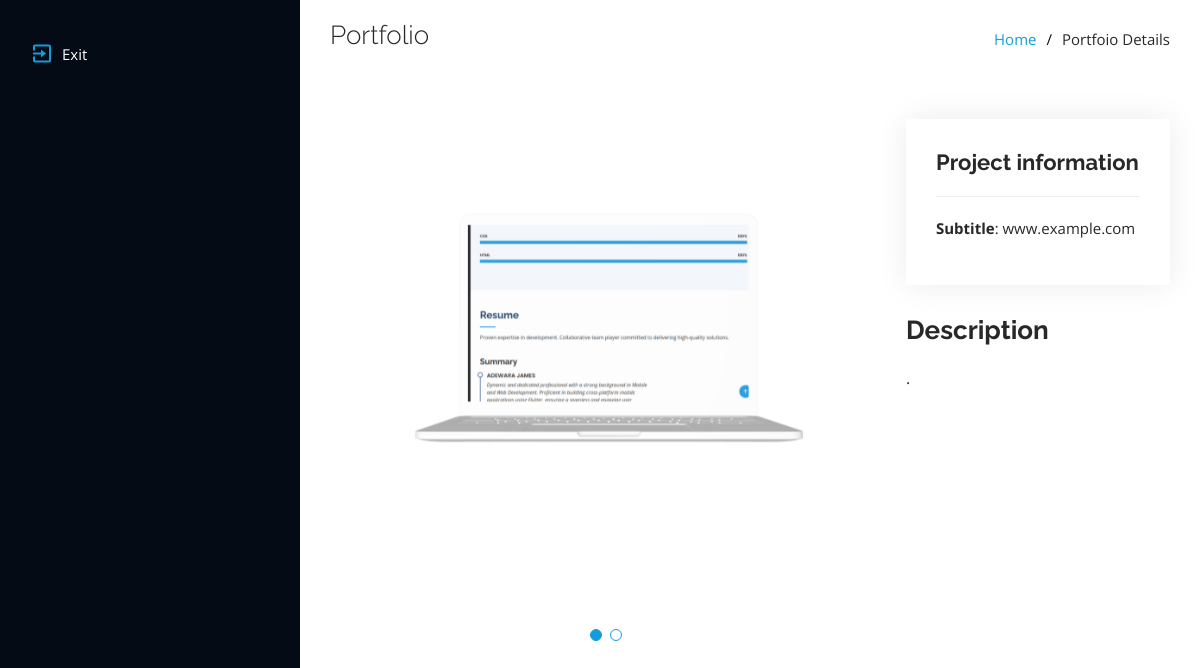
/portfolio/detail/4, run on the app's committed database.
### MainApp/models.py (models this page shows, shortened)
class PortfolioDetail(models.Model):
    category = models.ForeignKey("PortfolioCategory", on_delete = models.CASCADE)
    title = models.CharField(max_length=255)
    fields = models.ManyToManyField("PortfolioDetailList")
    images = models.ManyToManyField("PortfolioGallery")
    description = models.TextField()
    created_at = models.DateTimeField(default=timezone.now, editable=False)
    updated_at = models.DateTimeField(default=timezone.now)
    class Meta:
        ordering = ["-updated_at", "-created_at"]

class PortfolioGallery(models.Model):
    image = models.ImageField(upload_to="thumbnail/img/portfolios/portfolio/")
    created_at = models.DateTimeField(default=timezone.now, editable=False)
    updated_at = models.DateTimeField(default=timezone.now)
    class Meta:
        ordering = ["-updated_at", "-created_at"]

class PortfolioDetailList(models.Model):
    title = models.CharField(max_length=255)
    subtitle = models.CharField(max_length=255)
    created_at = models.DateTimeField(default=timezone.now, editable=False)
    updated_at = models.DateTimeField(default=timezone.now)
    class Meta:
        ordering = ["-updated_at", "-created_at"]

### MainApp/views.py (the view)
# urls.py: path('detail/<int:pk>', detail, name="detail"),
def detail(request, pk):
    my_portfolio_detail = PortfolioDetail.objects.get(id=pk)
    context = {'detail': my_portfolio_detail}
    return render(request, "ProjectsApi/portfolio-details.html", context)

### MainApp/templates/ProjectsApi/portfolio-details.html (shortened to what this page needs)
{% extends "ProjectsApi/base.html" %}
{% block body %}
{% load static %}
  <header id="header">
    <div class="d-flex flex-column">
      <nav id="navbar" class="nav-menu navbar">
        <ul>
          <li><a href="javascript:history.back()" class="nav-link scrollto active"><i class="bx bx-exit"></i> <span>Exit</span></a></li>
        </ul>
      </nav>
    </div>
  </header>
  <main id="main">
    <section id="breadcrumbs" class="breadcrumbs">
      <div class="container">
        <div class="d-flex justify-content-between align-items-center">
          <h2>{{ detail.title }}</h2>
          <ol>
            <li><a href="javascript:history.back()">Home</a></li>
            <li>Portfoio Details</li>
          </ol>
        </div>
      </div>
    </section>
    <section id="portfolio-details" class="portfolio-details">
      <div class="container">
        <div class="row gy-4">
          <div class="col-lg-8">
            <div class="portfolio-details-slider swiper">
              <div class="swiper-wrapper align-items-center">
                {% for image in detail.images.all %}
                <div class="swiper-slide">
                  <img src="{{ image.image.url }}" alt="">
                </div>
                {% endfor %}
              </div>
              <div class="swiper-pagination"></div>
            </div>
          </div>
          <div class="col-lg-4">
            <div class="portfolio-info">
              <h3>Project information</h3>
              <ul>
                {% for field in detail.fields.all %}
                  {% if field.subtitle %}
                    {% if field.subtitle|urlize == field.subtitle %}
                      <li><strong>Project URL</strong>: <a href="{{ field.subtitle }}" target="_blank">{{ field.subtitle }}</a></li>
                    {% else %}
                      <li><strong>Subtitle</strong>: {{ field.subtitle }}</li>
                    {% endif %}
                  {% endif %}
                {% endfor %}
              </ul>
            </div>
            <div class="portfolio-description">
              <h2>Description</h2>
              <p>
                {{ detail.description }}
              </p>
            </div>
          </div>
        </div>
      </div>
    </section>
  </main>
  {% endblock body %}

### MainApp/static/ProjectsApi/assets/css/style.css (style rules this page uses)
:root { --color: #272829; --secondary-color: #926161; --font-family: "Open Sans", sans-serif; --headings-font-family: "Raleway", sans-serif; --headings2-font-family: "Poppins", sans-serif; --link-color: #149ddd; --link-hover-color: #37b3ed; --link-active-color: #2eafec; --link-focus-color: #a8a9b4; --link-focus2-color: #6f7180; --link-focus3-color: #343a40; --background: #fff; --header-background: #040b14; --border-color: #2c2f3f; --link-background: #212431; --hero-background: rgba(5, 13, 24, 0.3); --section-background: #f5f8fd; --section-title-color: #173b6c; --section-title-after-color: #149ddd; --section-title-before-color: #122f57; --title-color: #050d18; --title-hover-color: #1f5297; --background2-color: #dce8f8; --h5-color: #e4edf9; --wrap-color-before: rgba(255, 255, 255, 0.5); --shadow-color: rgba(0, 0, 0, 0.1); --scrim-color: #111; --h4-color: #999; --background3-color: #c3e8fa; --error-color: red; --error-background-color: #ed3c0d; --success-color: #18d26e; }
body { font-family: var(--font-family); color: var(--color); }
a { color: var(--link-color); text-decoration: none; }
h1, h2, h3, h4, h5, h6 { font-family: var(--headings-font-family); }
#header { position: fixed; top: 0; left: 0; bottom: 0; width: 300px; transition: all ease-in-out 0.5s; z-index: 9997; transition: all 0.5s; padding: 0 15px; background: var(--header-background); overflow-y: auto; }
#main { margin-left: 300px; }
.container, .container-fluid { padding-left: 30px; padding-right: 30px; }
.nav-menu { padding: 30px 0 0 0; }
.nav-menu * { margin: 0; padding: 0; list-style: none; }
.nav-menu>ul>li { position: relative; white-space: nowrap; }
.nav-menu a, .nav-menu a:focus { display: flex; align-items: center; color: var(--link-focus-color); padding: 12px 15px; margin-bottom: 8px; transition: 0.3s; font-size: 15px; }
.nav-menu a i, .nav-menu a:focus i { font-size: 24px; padding-right: 8px; color: var(--link-focus2-color); }
.nav-menu a:hover, .nav-menu .active, .nav-menu .active:focus, .nav-menu li:hover>a { text-decoration: none; color: var(--background); }
.nav-menu a:hover i, .nav-menu .active i, .nav-menu .active:focus i, .nav-menu li:hover>a i { color: var(--section-title-after-color); }
section { padding: 60px 0; overflow: hidden; }
.portfolio-details { padding-top: 40px; }
.portfolio-details .portfolio-details-slider img { width: 100%; }
.portfolio-details .portfolio-details-slider .swiper-pagination { margin-top: 20px; position: relative; }
.portfolio-details .portfolio-info { padding: 30px; box-shadow: 0px 0 30px rgba(5, 13, 24, 0.08); }
.portfolio-details .portfolio-info h3 { font-size: 22px; font-weight: 700; margin-bottom: 20px; padding-bottom: 20px; border-bottom: 1px solid #eee; }
.portfolio-details .portfolio-info ul { list-style: none; padding: 0; font-size: 15px; }
.portfolio-details .portfolio-description { padding-top: 30px; }
.portfolio-details .portfolio-description h2 { font-size: 26px; font-weight: 700; margin-bottom: 20px; }
.portfolio-details .portfolio-description p { padding: 0; }
.breadcrumbs { padding: 20px 0; background: var(--background); }
.breadcrumbs h2 { font-size: 26px; font-weight: 300; }
.breadcrumbs ol { display: flex; flex-wrap: wrap; list-style: none; padding: 0; margin: 0; font-size: 15px; }
.breadcrumbs ol li+li { padding-left: 10px; }
.breadcrumbs ol li+li::before { display: inline-block; padding-right: 10px; color: var(--title-color); content: "/"; }

### data on the page
PortfolioDetail: title "Portfolio", description "."
PortfolioGallery: image (picture)
PortfolioDetailList: subtitle "www.example.com"
